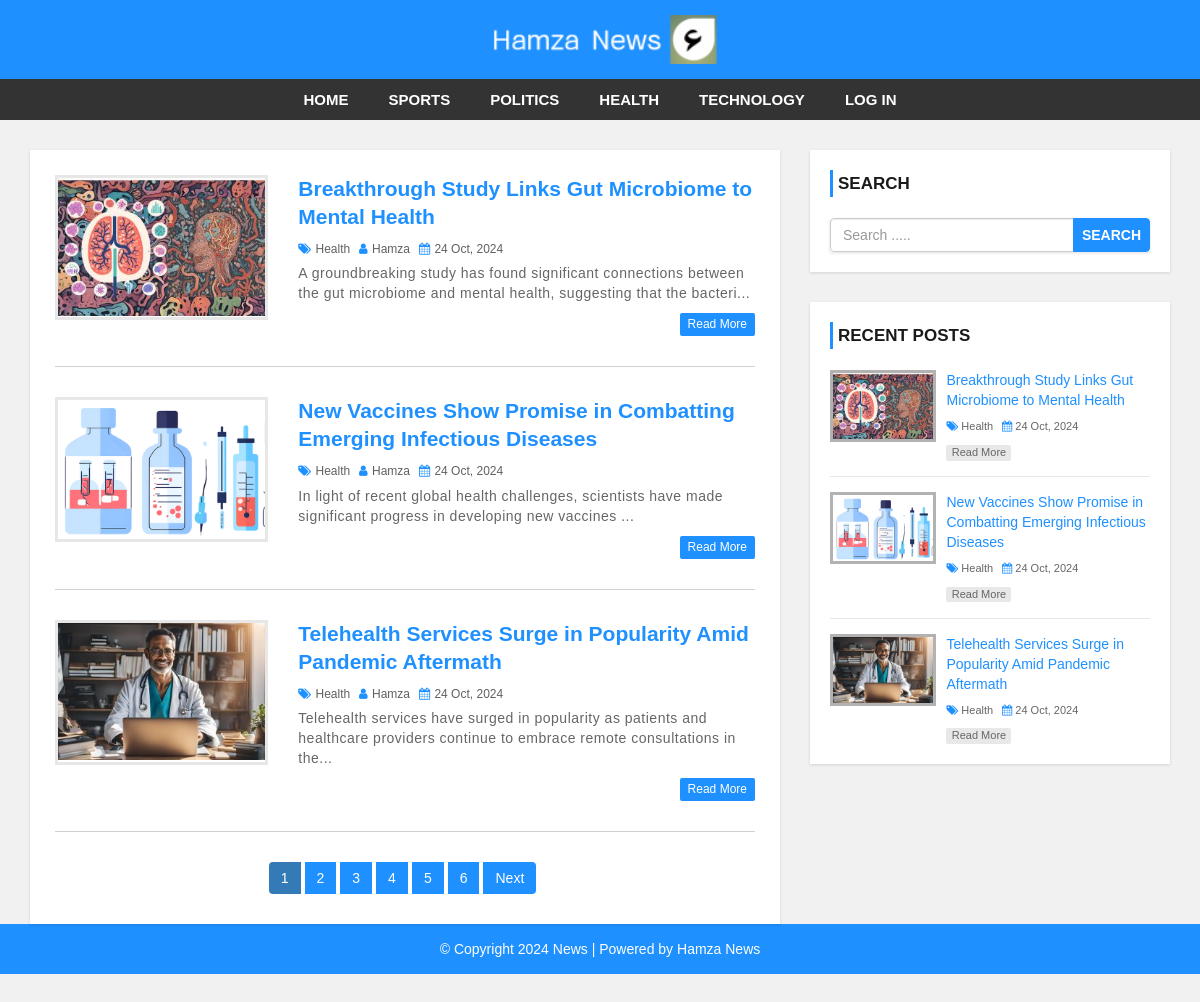
The page / on the database its author committed.
### tables this page shows
CREATE TABLE `settings` (
  `id` int(11) NOT NULL,
  `websitename` varchar(60) NOT NULL,
  `logo` varchar(50) NOT NULL,
  `footerdesc` varchar(255) NOT NULL
);

CREATE TABLE `category` (
  `category_id` int(11) NOT NULL,
  `category_name` varchar(100) NOT NULL,
  `post` int(11) NOT NULL DEFAULT 0
);

CREATE TABLE `post` (
  `post_id` int(11) NOT NULL,
  `title` varchar(100) NOT NULL,
  `description` text NOT NULL,
  `category` varchar(100) NOT NULL,
  `post_date` varchar(50) NOT NULL,
  `author` int(11) NOT NULL,
  `post_img` varchar(100) NOT NULL
);

CREATE TABLE `user` (
  `user_id` int(10) UNSIGNED NOT NULL,
  `first_name` varchar(30) NOT NULL,
  `last_name` varchar(30) NOT NULL,
  `username` varchar(30) DEFAULT NULL,
  `password` varchar(40) DEFAULT NULL,
  `role` int(11) NOT NULL
);

### config.php (called while the page is built, shortened)
<?php
$hostname = "http://localhost/news-site";

### index.php (the view, shortened to what this page needs)
<?php
include 'header.php';
?>
<div id="main-content">
    <div class="container">
        <div class="row">
            <div class="col-md-8">
                <div class="post-container">
                    <?php
                    $limit = 3;
                    if (isset($_GET['page'])) {
                        $page = $_GET['page'];
                    } else {
                        $page = 1;
                    }
                    $offset = ($page - 1) * $limit;
                    $sql = "SELECT post.post_id, post.title, post.description, post.post_date, post.author,
                                   category.category_name, user.username, post.category, post.post_img
                            FROM post
                            LEFT JOIN category ON post.category = category.category_id
                            LEFT JOIN user ON post.author = user.user_id
                            ORDER BY post.post_id DESC
                            LIMIT {$offset}, {$limit}";
                    $result = mysqli_query($conn, $sql) or die("Query Failed: " . mysqli_error($conn));
                    if (mysqli_num_rows($result) > 0) {
                        while ($row = mysqli_fetch_assoc($result)) {
                    ?>
                        <div class="post-content">
                            <div class="row">
                                <div class="col-md-4">
                                    <a class="post-img" href="single.php?id=<?php echo $row['post_id']; ?>">
                                        <img src="admin/upload/<?php echo $row['post_img']; ?>" alt=""/>
                                    </a>
                                </div>
                                <div class="col-md-8">
                                    <div class="inner-content clearfix">
                                        <h3>
                                            <a href='single.php?id=<?php echo $row['post_id']; ?>'>
                                                <?php echo $row['title']; ?>
                                            </a>
                                        </h3>
                                        <div class="post-information">
                                            <span>
                                                <i class="fa fa-tags" aria-hidden="true"></i>
                                                <a href='category.php?cid=<?php echo $row['category']; ?>'>
                                                    <?php echo $row['category_name']; ?>
                                                </a>
                                            </span>
                                            <span>
                                                <i class="fa fa-user" aria-hidden="true"></i>
                                                <a href='author.php?aid=<?php echo $row['author']; ?>'>
                                                    <?php echo $row['username']; ?>
                                                </a>
                                            </span>
                                            <span>
                                                <i class="fa fa-calendar" aria-hidden="true"></i>
                                                <?php echo $row['post_date']; ?>
                                            </span>
                                        </div>
                                        <p class="description">
                                            <?php echo substr($row['description'], 0, 130) . "..."; ?>
                                        </p>
                                        <a class='read-more pull-right' href='single.php?id=<?php echo $row['post_id']; ?>'>
                                            read more
                                        </a>
                                    </div>
                                </div>
                            </div>
                        </div>
                    <?php
                        }
                    } else {
                        echo "<h2>No Record Found.</h2>";
                    }
                    $sql = "SELECT * FROM post";
                    $result = mysqli_query($conn, $sql) or die("Query Failed: " . mysqli_error($conn));
                    if (mysqli_num_rows($result) > 0) {
                        $total_records = mysqli_num_rows($result);
                        $total_page = ceil($total_records / $limit);
                        echo '<ul class="pagination admin-pagination">';
                        for ($i = 1; $i <= $total_page; $i++) {
                            $active = ($i == $page) ? "active" : "";
                            echo '<li class="' . $active . '"><a href="index.php?page=' . $i . '">' . $i . '</a></li>';
                        }
                        if ($total_page > $page) {
                            echo '<li><a href="index.php?page=' . ($page + 1) . '">Next</a></li>';
                        }
                        echo '</ul>';
                    }
                    ?>
                </div>
            </div>
            <?php include 'sidebar.php'; ?>
        </div>
    </div>
</div>
<?php include 'footer.php'; ?>

### header.php (shortened to what this page needs)
<?php
include "config.php";
?>
<!DOCTYPE html>
<html lang="en">
<head>
    <link rel="stylesheet" href="css/bootstrap.min.css">
    <link rel="stylesheet" href="css/font-awesome.css">
    <link rel="stylesheet" href="css/style.css">
</head>
<body>
<div id="header">
    <div class="container">
        <div class="row">
            <div class="col-md-offset-4 col-md-4">
                <?php
                $sql = "SELECT websitename, logo FROM settings LIMIT 1";
                $result = mysqli_query($conn, $sql);
                if ($result && $row = mysqli_fetch_assoc($result)) {
                    if (empty($row['logo'])) {
                        echo '<a href="index.php"><h1>' . htmlspecialchars($row['websitename']) . '</h1></a>';
                    } else {
                        echo '<a href="index.php" id="logo"><img src="admin/images/' . htmlspecialchars($row['logo']) . '" alt="' . htmlspecialchars($row['websitename']) . '"></a>';
                    }
                }
                ?>
            </div>
            <div class="col-md-4">
            </div>
        </div>
    </div>
</div>
<div id="menu-bar">
    <div class="container">
        <div class="row">
            <div class="col-md-12">
                <?php
                $cat_id = isset($_GET['cid']) && is_numeric($_GET['cid']) ? mysqli_real_escape_string($conn, $_GET['cid']) : 0;
                $sql = "SELECT category_id, category_name FROM category WHERE post > 0";
                $result = mysqli_query($conn, $sql);
                if (mysqli_num_rows($result) > 0) {
                    echo '<ul class="menu">';
                    echo '<li><a href="' . htmlspecialchars($hostname) . '">Home</a></li>';
                    while ($row = mysqli_fetch_assoc($result)) {
                        $active = ($cat_id == $row['category_id']) ? 'active' : '';
                        echo '<li><a class="' . $active . '" href="category.php?cid=' . htmlspecialchars($row['category_id']) . '">' . htmlspecialchars($row['category_name']) . '</a></li>';
                    }
                    if (isset($_SESSION['username'])) {
                        echo '<li><a href="logout-redirect.php">Log Out</a></li>';
                    } else {
                        echo '<li><a href="http://localhost/news-site/admin">Log In</a></li>';
                    }
                    echo '</ul>';
                }
                ?>
            </div>
        </div>
    </div>
</div>
</body>
</html>

### sidebar.php
<div id="sidebar" class="col-md-4">
    <div class="search-box-container">
        <h4>Search</h4>
        <form class="search-post" action="search.php" method ="GET">
            <div class="input-group">
                <input type="text" name="search" class="form-control" placeholder="Search .....">
                <span class="input-group-btn">
                    <button type="submit" class="btn btn-danger">Search</button>
                </span>
            </div>
        </form>
    </div>
    <div class="recent-post-container">
        <h4>Recent Posts</h4>
        <?php
                        include "config.php";
                        $limit =3;
$sql = "SELECT post.post_id, post.title,post.post_date,category.category_name,post.category,post.post_img FROM post
LEFT JOIN category ON post.category = category.category_id
ORDER BY post.post_id DESC LIMIT {$limit}";
  $result = mysqli_query($conn, $sql) or die("Query Failed. : Recent Post");
  if(mysqli_num_rows($result) > 0 ){
    while($row = mysqli_fetch_assoc($result)) {
                        ?>
        <div class="recent-post">
            <a class="post-img" href="single.php?id=<?php echo $row['post_id'];  ?>">
                <img src="admin/upload/<?php echo $row['post_img'];  ?>" alt=""/>
            </a>
            <div class="post-content">
                <h5><a href="single.php?id=<?php echo $row['post_id'];  ?>"> <?php echo $row['title']; ?> </a></h5>
                <span>
                <i class="fa fa-tags" aria-hidden="true"></i>
                <a href='category.php?cid=<?php echo $row['category']; ?>'><?php echo $row['category_name']; ?></a>
                </span>
                <span>
                    <i class="fa fa-calendar" aria-hidden="true"></i>
                    <?php echo $row['post_date'];  ?>
                </span>
                <a class="read-more" href="single.php?id=<?php echo $row['post_id']; ?>">read more</a>
            </div>
        </div>
<?php } } ?>
</div>

### footer.php
<div id ="footer">
    <div class="container">
        <div class="row">
            <div class="col-md-12">
            <?php
                  include "config.php";
                  $sql = "SELECT * FROM settings";
                  $result = mysqli_query($conn, $sql) or die("Query Failed.");
                  if(mysqli_num_rows($result) > 0){
                    while($row = mysqli_fetch_assoc($result)) {
                ?>
                <span><?php echo $row['footerdesc'];  ?></span>
                <?php } }
                 ?>
            </div>
        </div>
    </div>
</div>
</body>
</html>

### css/style.css (style rules this page uses)
body { background: #f1f1f1; font-family: sans-serif,arial,Helvetica; }
a, a:hover, a:focus { text-decoration: none; outline: none; }
ul { margin:0; padding:0; list-style:none; }
form { background: #fff; padding: 25px; box-shadow:0 1px 3px rgba(0, 0, 0, 0.13); }
#header { background: #1e90ff; text-align: center; padding: 15px; }
#logo { display: inline-block; width: 65%; }
#logo img { width: 100%; }
#menu-bar { background: #333; text-align: center; }
#menu-bar .menu > li { display: inline-block; }
.menu > li > a { padding: 10px 20px; display: block; text-transform: uppercase; color: #fff; font-size: 15px; font-weight:600; transition:all 0.5s ease 0s; }
#main-content { padding: 30px 0; min-height: 750px; }
#main-content .post-container { background-color: #fff; padding: 25px; box-shadow: 0 1px 3px rgba(0, 0, 0, 0.13); }
#main-content .post-content { border-bottom: 1px solid #d1d1d1; padding: 0 0 30px; margin-bottom:30px; }
#main-content .post-content img { width: 100%; }
#main-content .post-content .post-img { border: 3px solid #e7e7e7; display: block; height: 145px; overflow: hidden; transition: border .3s; }
#main-content .post-content h3 { font-size: 21px; line-height: 28px; font-weight: 600; margin: 0 0 7px; }
#main-content .post-content h3 a { color: #1e90ff; transition:all 0.3s; }
#main-content .post-content .post-information span { color: #606060; font-size: 12px; text-transform: capitalize; margin: 0 5px 5px 0; display: inline-block; }
#main-content .post-content .post-information i { color: #1e90ff; margin-right: 1px; }
#main-content .post-content .post-information a { color: #606060; text-decoration: none; }
#main-content .post-content p, #main-content .single-post p { color: #666; font-size: 14px; letter-spacing: 0.5px; margin:0 0 10px; }
#main-content .post-content a.read-more { color: #fff; background-color: #1E90FF; font-size: 12px; text-transform: capitalize; padding: 3px 8px; border-radius: 2px; transition: all 0.3s; }
.pagination { display: block; text-align: center; margin: 0; }
.pagination li { display:inline-block; margin: 0 5px 0 0; }
.pagination li a { border: none; background: #1e90ff; color: #fff; }
i.fa { color:#222; }
#sidebar h4 { color: #1A1A1A; font-size: 17px; line-height: 27px; font-weight:600; text-transform: uppercase; padding: 0 0 0 5px; margin: 0 0 21px; border-left: 3px solid #1e90ff; }
#sidebar .search-box-container { background-color: #fff; padding: 20px; margin: 0 0 30px; box-shadow: 0 1px 3px rgba(0, 0, 0, 0.13); }
#sidebar .search-post { padding: 0; }
#sidebar .search-post input { color: #606060; }
#sidebar .search-post .btn { font-weight: 600; text-transform: uppercase; padding: 6px 8px; background-color: #1E90FF; border-color: #1E90FF; outline: none; }
#sidebar .recent-post-container { padding: 20px; background: #fff; box-shadow: 0 1px 3px rgba(0, 0, 0, 0.13); }
#sidebar .recent-post { border-bottom: 1px solid #e7e7e7; padding: 0 0 15px; margin: 0 0 15px; }
#sidebar .recent-post:last-child { margin: 0; padding: 0; border: none; }
#sidebar .recent-post .post-img { display: inline-block; width: 33%; border: 3px solid rgba(0,0,0,0.3); vertical-align: top; transition: border .3s; }
#sidebar .recent-post .post-img img { width: 100%; }
#sidebar .recent-post .post-content { width: 65%; display: inline-block; border: none; padding: 0 0 0 7px; margin: 0; }
#sidebar .recent-post h5 { font-size: 14px; line-height: 20px; margin: 0 0 5px; }
#sidebar .recent-post h5 a { color: #1E90FF; }
#sidebar .recent-post span { color: #666; font-size: 11px; display: inline-block; margin: 0 5px 10px 0; }
#sidebar .recent-post span a { color: #666; }
#sidebar .recent-post span i { color: #1E90FF; }
#sidebar .recent-post a.read-more { color: #666; background-color: rgba(0,0,0,0.09); width: 65px; font-size: 11px; text-align: center; padding: 0; display: block; transition: all 0.3s; }
#footer { color: #fff; padding:15px 0; text-align:center; background-color:#1e90ff; }
#footer a { color:#fff; }

### rows shown on the page
settings: logo (picture), footerdesc "© Copyright 2024 News | Powered by Hamza News"
category: category_name "SPORTS"
category: category_name "POLITICS"
category: category_name "HEALTH"
category: category_name "TECHNOLOGY"
post: post_img (picture), title "Breakthrough Study Links Gut Microbiome to Mental Health", category.category_name "Health", user.username "Hamza", post_date "24 Oct, 2024", description "A groundbreaking study has found significant connections between the gut microbiome and mental health, suggesting that the bacteri"
post: post_img (picture), title "New Vaccines Show Promise in Combatting Emerging Infectious Diseases", category.category_name "Health", user.username "Hamza", post_date "24 Oct, 2024", description "In light of recent global health challenges, scientists have made significant progress in developing new vaccines"
post: post_img (picture), title "Telehealth Services Surge in Popularity Amid Pandemic Aftermath", category.category_name "Health", user.username "Hamza", post_date "24 Oct, 2024", description "Telehealth services have surged in popularity as patients and healthcare providers continue to embrace remote consultations in the"
